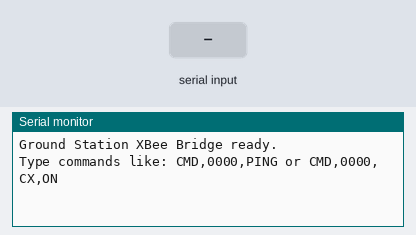
Simulated run of this sketch. Board: ESP32. Shown: the last lines printed to the serial monitor. Inputs (shaded band) come from the test bench.

Above: at 1.7 s.
1.8 s: "1\n" received over Serial
At 3.0 s:
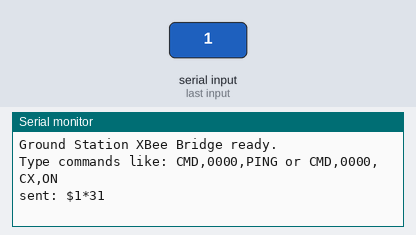
3.3 s: "$\n" received over the second serial link
At 4.3 s:
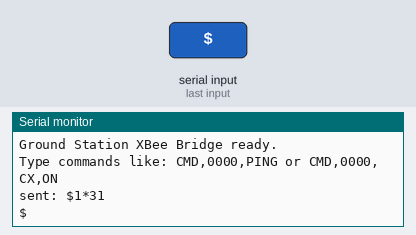
4.8 s: "1\n" received over the second serial link
At 5.4 s:
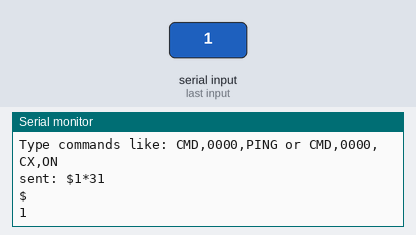
6.3 s: "0\n" received over Serial
At 7.8 s:
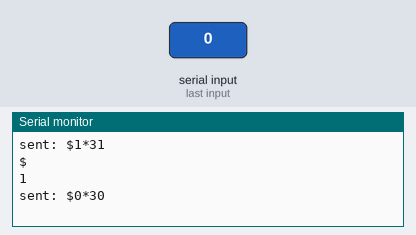

Measured:
- after the input at 1.8 s, the serial monitor: prints a new line at once (image 1)
- after the input at 3.3 s, the serial monitor: prints a new line at once (image 2)
- after the input at 4.8 s, the serial monitor: prints a new line at once (image 3)
- after the input at 6.3 s, the serial monitor: prints a new line at once (image 4)

The sketch:

GroundStation_XBee_Bridge.ino
```cpp
/*
  GroundStation_XBee_Bridge

  Upload this to a second ESP32 Feather V2 connected to another XB24CDMSIT-001
  XBee module. It bridges your computer's Serial Monitor to the XBee UART.

  Type radio commands in Serial Monitor, for example:
    CMD,0000,PING
    CMD,0000,CX,ON
    CMD,0000,STATUS
    CMD,0000,DISARM

  Set TEAM_ID in the CanSat sketch and use the same value here in your commands.
*/

static const unsigned long USB_BAUD = 115200;
static const unsigned long XBEE_BAUD = 9600;
static const uint8_t XBEE_RX_PIN = 16;  // ESP32 receives from XBee DOUT
static const uint8_t XBEE_TX_PIN = 17;  // ESP32 transmits to XBee DIN
#define XBEE_SERIAL Serial1

String usbLine;

uint8_t xorChecksum(const String &s) {
  uint8_t cs = 0;
  for (size_t i = 0; i < s.length(); i++) cs ^= (uint8_t)s[i];
  return cs;
}

String checksumHex(uint8_t value) {
  const char hex[] = "0123456789ABCDEF";
  String out;
  out += hex[(value >> 4) & 0x0F];
  out += hex[value & 0x0F];
  return out;
}

void sendCommand(String line) {
  line.trim();
  if (line.length() == 0) return;

  // If the user already typed a framed packet, send it as-is.
  // Otherwise, add $...*XX framing for simple checksum protection.
  if (line.startsWith("$")) {
    XBEE_SERIAL.print(line);
    XBEE_SERIAL.print('\r');
  } else {
    String framed = "$" + line + "*" + checksumHex(xorChecksum(line));
    XBEE_SERIAL.print(framed);
    XBEE_SERIAL.print('\r');
    Serial.print("sent: ");
    Serial.println(framed);
  }
}

void setup() {
  Serial.begin(USB_BAUD);
  delay(500);
  XBEE_SERIAL.begin(XBEE_BAUD, SERIAL_8N1, XBEE_RX_PIN, XBEE_TX_PIN);
  Serial.println("Ground Station XBee Bridge ready.");
  Serial.println("Type commands like: CMD,0000,PING or CMD,0000,CX,ON");
}

void loop() {
  while (Serial.available() > 0) {
    char c = (char)Serial.read();
    if (c == '\n' || c == '\r') {
      sendCommand(usbLine);
      usbLine = "";
    } else {
      usbLine += c;
    }
  }

  while (XBEE_SERIAL.available() > 0) {
    char c = (char)XBEE_SERIAL.read();
    Serial.write(c);
    if (c == '\r') Serial.write('\n');
  }
}
```
